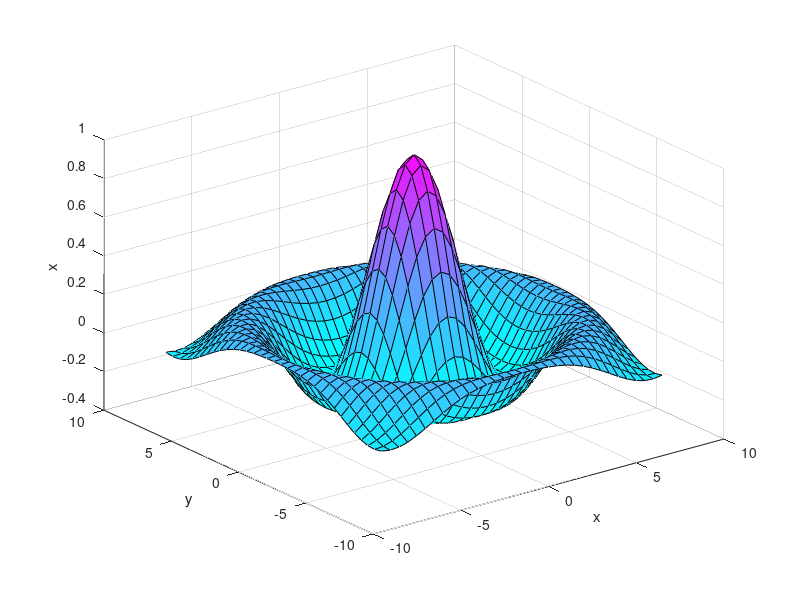

Reproduce this figure in MATLAB.
x = -8:0.5:8;
y = x';
X = ones(size(y)) * x;
Y = y * ones(size(x));
R = sqrt(X.^2 + Y.^2) + eps;
Z = sin(R)./R;
surf(X,Y,Z)
colormap(cool);
xlabel('x'), ylabel('y'), zlabel('x');

